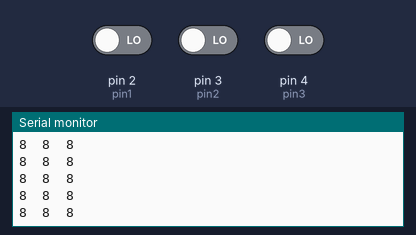
A sketch run on a simulated Arduino Uno, built with avr-gcc and run on an emulated ATmega328P. Shown: the last lines printed to the serial monitor. The inputs (shaded band) are chosen by the test bench; at power-on: pin 2 (pin1) LOW, pin 3 (pin2) LOW, pin 4 (pin3) LOW.

Above: at 1.2 s.
1.3 s: pin 2 (pin1) driven HIGH
At 1.36 s:
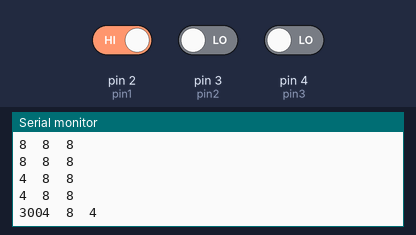
2.8 s: pin 3 (pin2) driven HIGH
At 2.83 s:
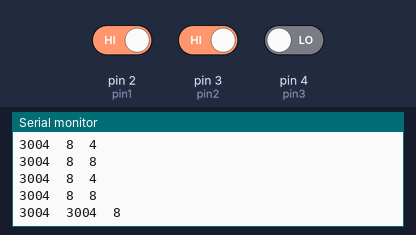
5.8 s: pin 2 (pin1) driven LOW
At 5.86 s:
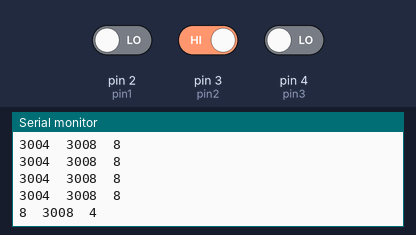
8.8 s: pin 4 (pin3) driven HIGH
At 8.86 s:
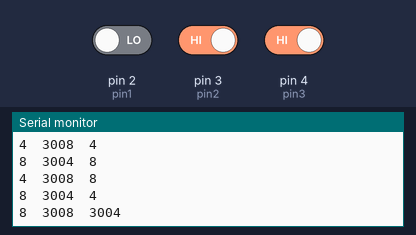
10.3 s: pin 3 (pin2) driven LOW
At 10.35 s:
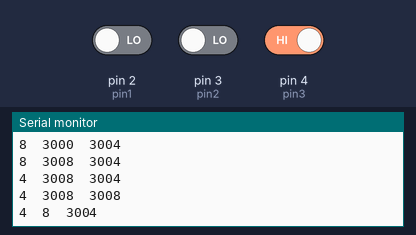
11.8 s: pin 4 (pin3) driven LOW
At 11.83 s:
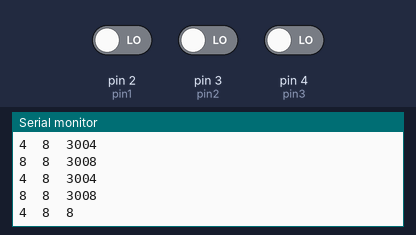
Timing chart, 0 to 14.3 s (numbered marks = the images above; inputs shaded):
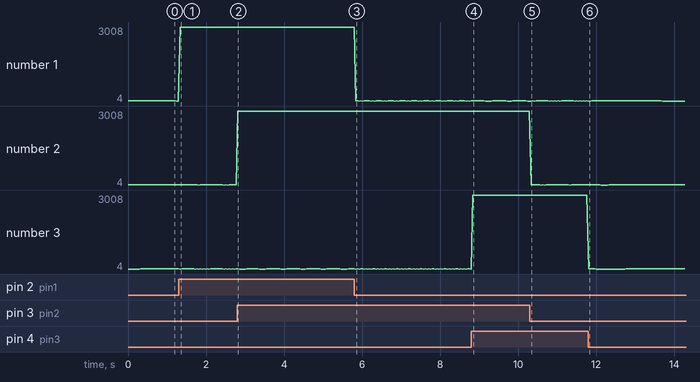

The sketch:

_3digital_black_white_sensor.ino
```cpp
//Code for the QRE1113 Digital board
//Outputs via the serial terminal - Lower numbers mean more reflected
//3000 or more means nothing was reflected.

int pin1 = 2; //connected to digital pin
int pin2 = 3;
int pin3 = 4;

void setup(){
  Serial.begin(9600);
}


void loop(){

  int val1 = readQD1();
  int val2 = readQD2();
  int val3 = readQD3();
  Serial.print(val1);
  Serial.print('\t');
  Serial.print(val2);
  Serial.print('\t');
  Serial.println(val3);
  delay(40);

}


int readQD1(){
  //Returns value from the QRE1113
  //Lower numbers mean more refleacive
  //More than 3000 means nothing was reflected.
  pinMode( pin1, OUTPUT );
  digitalWrite( pin1, HIGH );
  delayMicroseconds(10);
  pinMode( pin1, INPUT );

  long time = micros();

  //time how long the input is HIGH, but quit after 3ms as nothing happens after that
  while (digitalRead(pin1) == HIGH && micros() - time < 3000);
  int diff = micros() - time;

  return diff;
}

int readQD2(){
  //Returns value from the QRE1113
  //Lower numbers mean more refleacive
  //More than 3000 means nothing was reflected.
  pinMode( pin2, OUTPUT );
  digitalWrite( pin2, HIGH );
  delayMicroseconds(10);
  pinMode( pin2, INPUT );

  long time = micros();

  //time how long the input is HIGH, but quit after 3ms as nothing happens after that
  while (digitalRead(pin2) == HIGH && micros() - time < 3000);
  int diff = micros() - time;

  return diff;
}

int readQD3(){
  //Returns value from the QRE1113
  //Lower numbers mean more refleacive
  //More than 3000 means nothing was reflected.
  pinMode( pin3, OUTPUT );
  digitalWrite( pin3, HIGH );
  delayMicroseconds(10);
  pinMode( pin3, INPUT );

  long time = micros();

  //time how long the input is HIGH, but quit after 3ms as nothing happens after that
  while (digitalRead(pin3) == HIGH && micros() - time < 3000);
  int diff = micros() - time;

  return diff;
}
```

Measured:
- after the input at 1.3 s, the serial monitor: prints a new line at once (image 1)
- after the input at 2.8 s, the serial monitor: prints a new line at once (image 2)
- after the input at 5.8 s, the serial monitor: prints a new line at once (image 3)
- after the input at 8.8 s, the serial monitor: prints a new line at once (image 4)
- after the input at 10.3 s, the serial monitor: prints a new line at once (image 5)
- after the input at 11.8 s, the serial monitor: prints a new line at once (image 6)
- plotted number 1: 4 → 3004 after the input at 1.3 s
